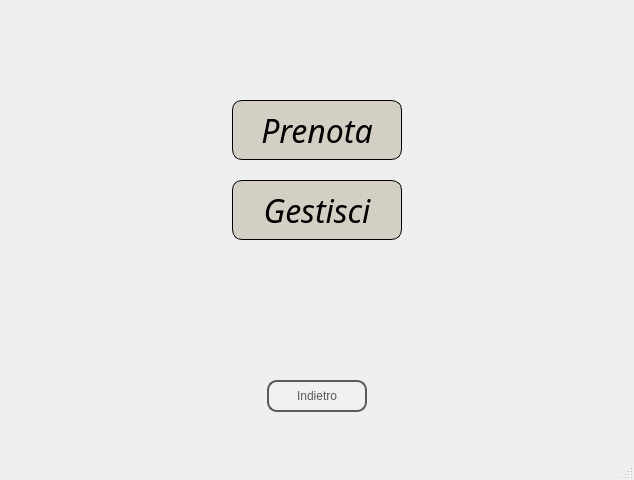
<?xml version="1.0" encoding="UTF-8"?>
<ui version="4.0">
 <class>prenotazioni_cliente</class>
 <widget class="QMainWindow" name="prenotazioni_cliente">
  <property name="geometry">
   <rect>
    <x>0</x>
    <y>0</y>
    <width>634</width>
    <height>480</height>
   </rect>
  </property>
  <property name="cursor">
   <cursorShape>PointingHandCursor</cursorShape>
  </property>
  <property name="windowTitle">
   <string>Ristorante Emilia</string>
  </property>
  <widget class="QWidget" name="centralwidget">
   <widget class="QLabel" name="label">
    <property name="geometry">
     <rect>
      <x>0</x>
      <y>0</y>
      <width>641</width>
      <height>431</height>
     </rect>
    </property>
    <property name="styleSheet">
     <string notr="true">background-image: url(Progetto/foto.jpg);
background-position: center;
background-repeat: no-repeat;</string>
    </property>
    <property name="text">
     <string/>
    </property>
   </widget>
   <widget class="QPushButton" name="pushButton">
    <property name="geometry">
     <rect>
      <x>232</x>
      <y>100</y>
      <width>170</width>
      <height>60</height>
     </rect>
    </property>
    <property name="font">
     <font>
      <family>Apple Chancery</family>
      <pointsize>24</pointsize>
      <italic>true</italic>
     </font>
    </property>
    <property name="styleSheet">
     <string notr="true">QPushButton {
    border: 2px solid #5A5A5A;
    border-radius: 10px;
    padding: 5px;
    background-color: #D3CFC4;
    color: black;
    border: 1px solid black;  /* Bordo del pulsante */
}

QPushButton:hover {
    background-color: lightgray;  /* Cambia colore al passaggio del mouse */
}</string>
    </property>
    <property name="text">
     <string>Prenota</string>
    </property>
   </widget>
   <widget class="QPushButton" name="pushButton_2">
    <property name="geometry">
     <rect>
      <x>232</x>
      <y>180</y>
      <width>170</width>
      <height>60</height>
     </rect>
    </property>
    <property name="font">
     <font>
      <family>Apple Chancery</family>
      <pointsize>24</pointsize>
      <italic>true</italic>
     </font>
    </property>
    <property name="styleSheet">
     <string notr="true">QPushButton {
    border: 2px solid #5A5A5A;
    border-radius: 10px;
    padding: 5px;
    background-color: #D3CFC4;
    color: black;
    border: 1px solid black;  /* Bordo del pulsante */
}

QPushButton:hover {
    background-color: lightgray;  /* Cambia colore al passaggio del mouse */
}</string>
    </property>
    <property name="text">
     <string>Gestisci</string>
    </property>
   </widget>
   <widget class="QPushButton" name="indietro">
    <property name="geometry">
     <rect>
      <x>267</x>
      <y>380</y>
      <width>100</width>
      <height>32</height>
     </rect>
    </property>
    <property name="styleSheet">
     <string notr="true">QPushButton {
        border: 2px solid #5A5A5A;
        border-radius: 10px;
        padding: 5px;
        background-color: #F0F0F0;
        color: #5A5A5A;
    }
    QPushButton:hover {
        background-color: #D3D3D3;
    }
    QPushButton:pressed {
        background-color: #A9A9A9;
    }</string>
    </property>
    <property name="text">
     <string>Indietro</string>
    </property>
   </widget>
  </widget>
  <widget class="QMenuBar" name="menubar">
   <property name="geometry">
    <rect>
     <x>0</x>
     <y>0</y>
     <width>634</width>
     <height>24</height>
    </rect>
   </property>
  </widget>
  <widget class="QStatusBar" name="statusbar"/>
 </widget>
 <resources/>
 <connections/>
</ui>
